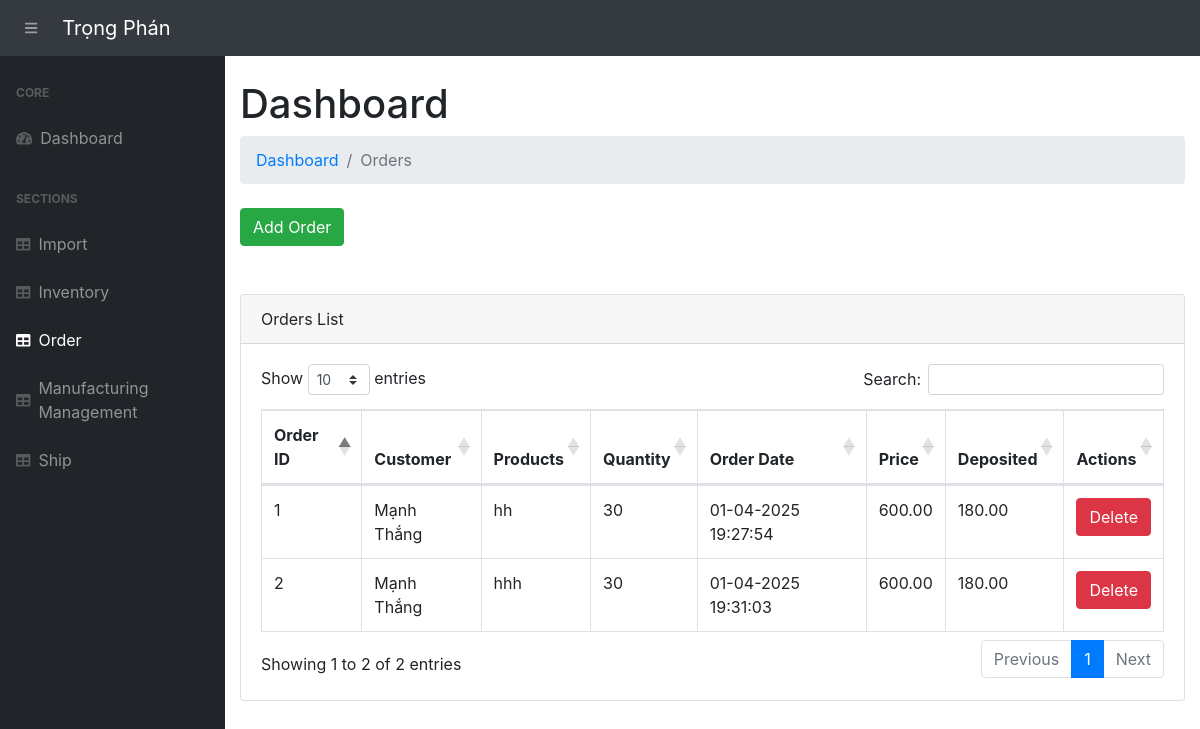
Page /order/ on the earlier database version.
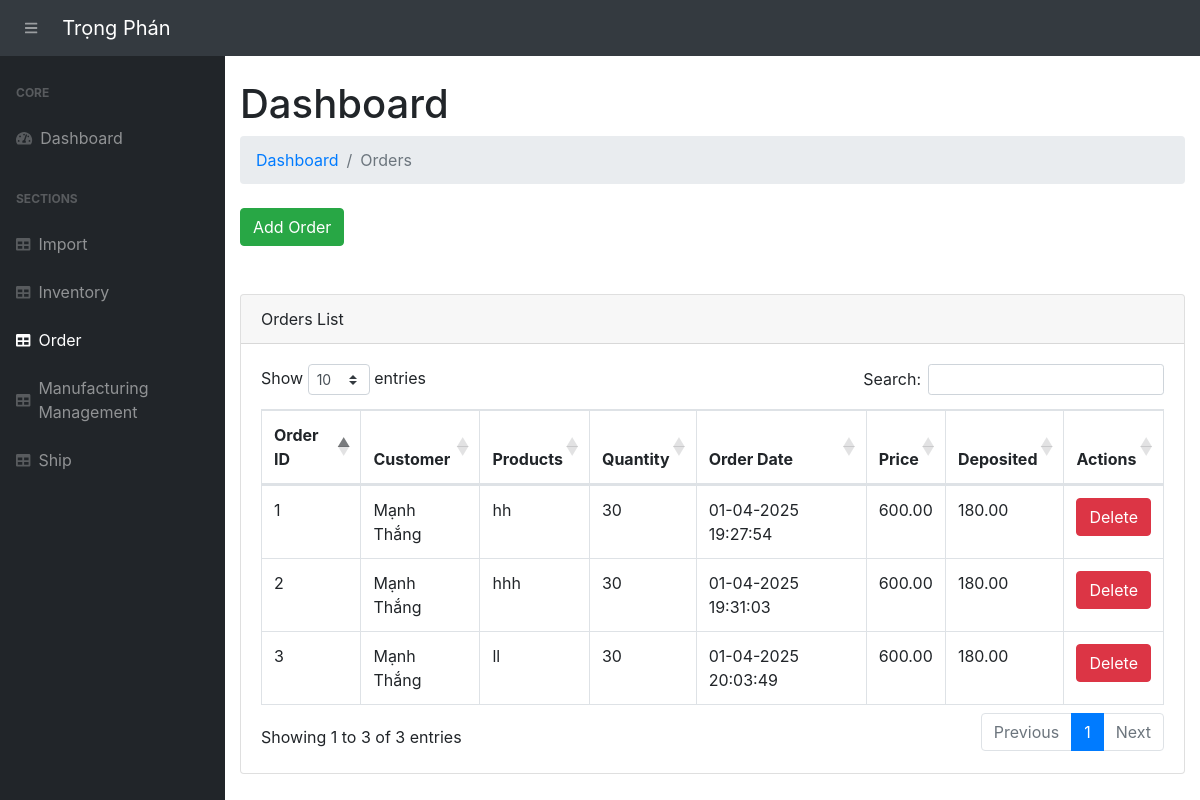
Same page on the later database version.
### app.py (models this page shows, shortened)
class Order(db.Model):
    __tablename__ = 'orders'
    order_id = db.Column(db.Integer, primary_key=True)
    cus_name = db.Column(db.String(255), nullable=False)  # Customer Name
    cus_contact = db.Column(db.String(255), nullable=False)  # Customer Contact
    cus_address = db.Column(db.String(255), nullable=False)  # Customer Address
    order_date = db.Column(db.DateTime, default=vietnam_now)
    price = db.Column(db.Numeric(10, 2), nullable=False)
    deposit_amount = db.Column(db.Float, nullable=False, default=0.0)
    order_details = db.relationship('OrderDetail', backref='order_relation', lazy=True)

class OrderDetail(db.Model):
    __tablename__ = 'order_details'
    order_detail_id = db.Column(db.Integer, primary_key=True)
    order_id = db.Column(db.Integer, db.ForeignKey('orders.order_id'))
    product_name = db.Column(db.String(100))
    product_price = db.Column(db.Float)
    quantity = db.Column(db.Integer)
    import_id = db.Column(db.Integer, db.ForeignKey('imports.import_id'))  # Import relation
    import_record = db.relationship('Import', backref='order_details', lazy=True)

### app.py (the view)
@app.route('/order/', methods=["GET", "POST"])
def view_order():
    orders = Order.query.all()
    return render_template("order.html", orders=orders)

### app.py (called while the page is built)
@app.template_filter('format_price')
def format_price(value):
    try:
        return "{:,.2f}".format(value)
    except (ValueError, TypeError):
        return value

### templates/order.html (shortened to what this page needs)
{% extends 'base.html' %}
{% block content %}
<main>
    <div class="container-fluid">
        <h1 class="mt-4">Dashboard</h1>
        <ol class="breadcrumb mb-4">
            <li class="breadcrumb-item"><a href="/">Dashboard</a></li>
            <li class="breadcrumb-item active">Orders</li>
        </ol>
        <a href="/add-order/" class="btn btn-success">Add Order</a>
        <br><br>
        <br>
        <div class="card mb-4">
            <div class="card-header">Orders List</div>
            <div class="card-body">
                <div class="table-responsive">
                    {% if orders %}
                        <table class="table table-bordered" id="dataTable" width="100%" cellspacing="0">
                            <thead>
                                <tr>
                                    <th>Order ID</th>
                                    <th>Customer</th>
                                    <th>Products</th>
                                    <th>Quantity</th>
                                    <th>Order Date</th>
                                    <th>Price</th>
                                    <th>Deposited </th>
                                    <th>Actions</th>
                                </tr>
                            </thead>
                            <tbody>
                                {% for order in orders %}
                                    <tr>
                                        <td>{{ order.order_id }}</td>
                                        <td>{{ order.cus_name }}</td>
                                        <td>
                                            {% for order_detail in order.order_details %}
                                                {{ order_detail.product_name }} <br>
                                            {% endfor %}
                                        </td>
                                        <td>
                                            {% for order_detail in order.order_details %}
                                            {{ order_detail.quantity }}<br>
                                        {% endfor %}
                                        </td>
                                        <td>{{ order.order_date.strftime('%d-%m-%Y %H:%M:%S')}}</td>
                                        <td>{{ order.price | format_price }}</td>
                                        <td>{{ order.deposit_amount | format_price }}</td>
                                        <td>
                                            <form action="{{ url_for('deleteOrder', order_id=order.order_id) }}" method="POST" style="display:inline;">
                                                <button type="submit" class="btn btn-danger" onclick="return confirm('Are you sure you want to delete this inventory item?')">Delete</button>
                                            </form>
                                        </td>
                                    </tr>
                                {% endfor %}
                            </tbody>
                        </table>
                    {% else %}
                        <p>No orders found.</p>
                    {% endif %}
                </div>
            </div>
        </div>
    </div>
</main>
{% endblock %}

Differences in the rows shown:
added Order: order_id "3", cus_name "Mạnh Thắng", order_date "01-04-2025 20:03:49", price "600.00", deposit_amount "180.00"
added OrderDetail: product_name "ll", quantity "30"
Other differences:
text written by a page script: "Show entries Search: Showing 1 to 2 of 2 entries Previous 1 Next" → "Show entries Search: Showing 1 to 3 of 3 entries Previous 1 Next"
